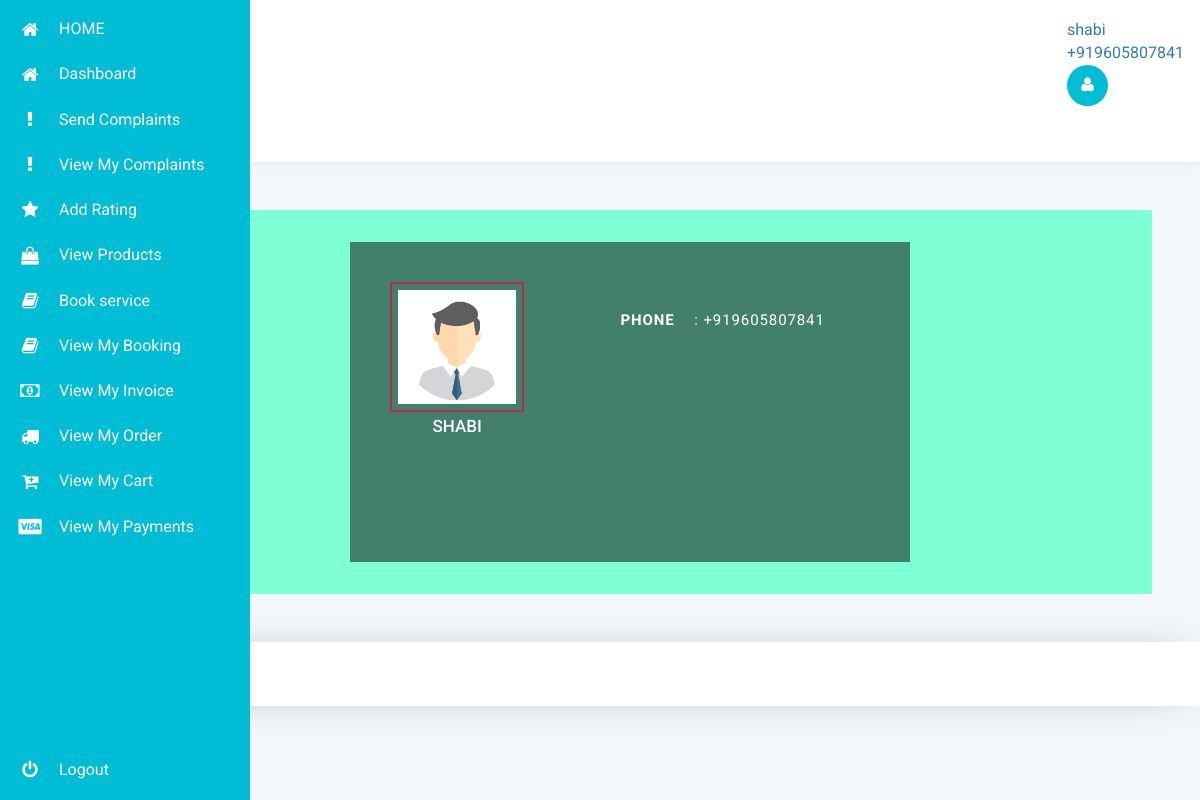
Screenshot of /dashboard (signed in) with the database file from the repository.
### account/models.py (models this page shows, shortened)
class Register(models.Model):
    user=models.OneToOneField(User,on_delete=models.CASCADE)
    phone=PhoneNumberField()

### account/views.py (the view)
# urls.py: path('dashboard',views.dashboard,name='dashboard'),
def dashboard(request):
    try:
        profile=Register.objects.get(user=request.user)
        return render(request,'dashboard.html',{'profile':profile})
    except:
        return render(request,'dashboard.html')

### account/templates/dashboard.html (shortened to what this page needs)
<!DOCTYPE html>
<head>
<link href="static/css2/style.css" rel='stylesheet' type='text/css'/>
	<link href="static/css2/popuo-box.css" rel="stylesheet" type="text/css" media="all" />
<link rel="stylesheet" href="static/css3/bootstrap.css">
<link href="static/css3/style.css" rel='stylesheet' type='text/css' />
<link rel="stylesheet" href="static/css3/font.css" type="text/css"/>
<link href="static/css3/font-awesome.css" rel="stylesheet">
<link rel="stylesheet" href="static/css3/morris.css">
</head>
<body class="dashboard-page">
	<nav class="main-menu">
		<ul>
            <li>
				<a href="{% url 'index' %}">
					<i class="fa fa-home nav_icon"></i>
					<span class="nav-text">
					HOME
					</span>
				</a>
			</li>
			<li>
				<a href="{% url 'dashboard' %}">
					<i class="fa fa-home nav_icon"></i>
					<span class="nav-text">
					Dashboard
					</span>
				</a>
			</li>
            {%  if user.is_superuser %}
			<li>
				<a href="{% url 'admin:index' %}">
					<i class="fa fa-user nav-icon"></i>
					<span class="nav-text">
						Admin
					</span>
				</a>
			</li>
			<li>
				<a href="{% url 'make_invoice' %}">
					<i class="fa fa-money nav-icon"></i>
					<span class="nav-text">
					Make Invoice
					</span>
				</a>
			</li>
			<li>
				<a href="{% url 'recieved_booking' %}">
					<i class="fa fa-get-pocket nav-icon"></i>
					<span class="nav-text">
					Received Item
					</span>
				</a>
			</li>
			<li>
				<a href="{% url 'add_category' %}">
					<i class="fa fa-bars nav-icon"></i>
					<span class="nav-text">
					Add Products Category
					</span>
				</a>
			</li>
			<li>
				<a href="{% url 'category_list' %}">
					<i class="fa fa-eye nav-icon"></i>
					<span class="nav-text">
					View Products Category
					</span>
				</a>
			</li>
			<li>
				<a href="{% url 'product_create' %}">
					<i class="fa fa-plus nav-icon"></i>
					<span class="nav-text">
					Add Products
					</span>
				</a>
			</li>
			<li>
				<a href="{% url 'product_list1' %}">
					<i class="fa fa-eye nav-icon"></i>
					<span class="nav-text">
					View Products
					</span>
				</a>
			</li>
			<li>
				<a href="{% url 'payment:allpayment' %}">
					<i class="fa fa-paypal nav-icon" aria-hidden="true"></i>
					<span class="nav-text">
					View Payments
					</span>
				</a>
			</li>
			<li>
				<a href="{% url 'all_complaint' %}">
					<i class="fa fa-exclamation-circle nav-icon" aria-hidden="true"></i>
					<span class="nav-text">
					View Complaints
					</span>
				</a>
			</li>
            <li>
				<a href="{% url 'all_booking' %}">
					<i class="fa fa-book nav-icon" aria-hidden="true"></i>
					<span class="nav-text">
					View Bookings
					</span>
				</a>
			</li>
            <li>
				<a href="{% url 'add_rating' %}">
					<i class="fa fa-star nav-icon" aria-hidden="true"></i>
					<span class="nav-text">
					View Ratings
					</span>
				</a>
			</li>
			{% else %}
            <li>
				<a href="{% url 'send_complaint' %}">
					<i class="fa fa-exclamation nav-icon"></i>
					<span class="nav-text">
					Send Complaints
					</span>
				</a>
			</li>
            <li>
				<a href="{% url 'my_complint' %}">
					<i class="fa fa-exclamation nav-icon"></i>
					<span class="nav-text">
					View My Complaints
					</span>
				</a>
			</li>
            <li>
				<a href="{% url 'add_rating' %}">
					<i class="fa fa-star nav-icon"></i>
					<span class="nav-text">
					Add Rating
					</span>
				</a>
			</li>
            <li>
				<a href="{% url 'product' %}">
					<i class="fa fa-shopping-bag nav-icon"></i>
					<span class="nav-text">
					View Products
					</span>
				</a>
			</li>
            <li>
				<a href="{% url 'book_service' %}">
					<i class="fa fa-book nav-icon"></i>
					<span class="nav-text">
					Book service
					</span>
				</a>
			</li>
            <li>
				<a href="{% url 'my_booking' %}">
					<i class="fa fa-book nav-icon"></i>
					<span class="nav-text">
					View My Booking
					</span>
				</a>
			</li>
			<li>
				<a href="{% url 'my_invoices' %}">
					<i class="fa fa-money nav-icon"></i>
					<span class="nav-text">
					View My Invoice
					</span>
				</a>
			</li>
            <li>
				<a href="{% url 'orders:neworder' %}">
					<i class="fa fa-truck nav-icon"></i>
					<span class="nav-text">
					View My Order
					</span>
				</a>
			</li>
            <li>
				<a href="{% url 'cart:cart_detail' %}">
					<i class="fa fa-cart-plus nav-icon"></i>
					<span class="nav-text">
					View My Cart
					</span>
				</a>
			</li>
			<li>
				<a href="{% url 'payment:userpayment' %}">
					<i class="fa fa-cc-visa nav-icon"></i>
					<span class="nav-text">
					View My Payments
					</span>
				</a>
			</li>
            {% endif %}
		</ul>
		<ul class="logout">
			<li>
			<a href="{% url 'user_logout' %}">
			<i class="icon-off nav-icon"></i>
			<span class="nav-text">
			Logout
			</span>
			</a>
			</li>
		</ul>
	</nav>
	<section class="wrapper scrollable">
		<nav class="user-menu">
		</nav>
		<section class="title-bar">
			<div class="logo">
				<h1><a href="{% url 'dashboard' %}"><img src="static/images3/logo.png" alt="" />Laptop Service</a></h1>
			</div>
			<div class="header-right">
				<div class="profile_details_left">
					<div class="profile_details">
						<ul>
							<li class="dropdown profile_details_drop">
								<a href="#" class="dropdown-toggle" data-toggle="dropdown" aria-expanded="false">
									{{profile.user.username}} <br>
										{{profile.phone}}
									<div class="profile_img">
										<span class="prfil-img"><i class="fa fa-user" aria-hidden="true"></i></span>
										<div class="clearfix"></div>
									</div>
								</a>
							</li>
						</ul>
					</div>
					<div class="clearfix"> </div>
				</div>
			</div>
			<div class="clearfix"> </div>
		</section>
		<div class="main-grid">
			<div style="background-color: aquamarine;padding-left: 2em;padding-right: 2em;padding-top: 2em;padding-bottom: 2em;">
				{% block content %}
				<div class="main-agileits" style="width: 35em;height: 20em;">
					<div class="right-wthree">
							<img src="static/images2/3.png" alt="image" />
							<h2>{{profile.user.username}}</h2>
						</div>
						<div class="left-w3ls">
						<ul class="address">
																<li>
																	<ul class="address-text">
																		<li><b>PHONE </b></li>
																		<li>: {{profile.phone}}</li>
																	</ul>
																</li>
															</ul>
						</div>
					</div>
                {% endblock %}
            </div>
		</div>
		<div class="footer">
		</div>
	</section>
</body>
</html>

### account/static/css2/style.css (style rules this page uses)
html,body,div,span,applet,object,iframe,h1,h2,h3,h4,h5,h6,p,blockquote,pre,a,abbr,acronym,address,big,cite,code,del,dfn,em,img,ins,kbd,q,s,samp,small,strike,strong,sub,sup,tt,var,b,u,i,dl,dt,dd,ol,nav ul,nav li,fieldset,form,label,legend,table,caption,tbody,tfoot,thead,tr,th,td,article,aside,canvas,details,embed,figure,figcaption,footer,header,hgroup,menu,nav,output,ruby,section,summary,time,mark,audio,video { margin:0;padding:0;border:0;font-size:100%;font:inherit;vertical-align:baseline; }
article, aside, details, figcaption, figure,footer, header, hgroup, menu, nav, section { display: block; }
ol,ul { list-style:none;margin:0px;padding:0px; }
a { text-decoration:none; }
img { max-width:100%; }
body { font-family: 'Roboto Condensed', sans-serif; background: url(../images/bg40.jpg)no-repeat 0px 0px; background-size: cover; background-position:center; background-attachment:fixed; }
h1,h2 { font-family: 'Montserrat', sans-serif; }
h1 { color: #fff; font-size: 40px; margin: 110px 0px 70px; letter-spacing: 4px; word-spacing: 13px; text-transform: uppercase; text-align: center; }
.main-agileits { background: rgba(12, 12, 12, 0.52); width: 37%; padding: 50px 45px; margin: 0 auto; }
.right-wthree { float: left; text-align: center; width: 29%; }
.right-wthree h2 { color: #fbfcfd; font-size: 18px; margin: 5px 0; text-transform: uppercase; }
.left-w3ls { float: right; margin-top: 8px; width: 52%; }
ul.address { margin-bottom: 2em; }
ul.address li { display: block; }
ul li b { font-weight: bold; }
ul.address li ul.address-text li:nth-child(1) { width: 28%; }
ul.address li ul.address-text li { display: inline-block; color: #fffdfd; margin-top: 1em; font-weight:400; font-size: 16px; letter-spacing: 0.9px; }
.right-wthree img { border: 2px solid #bb2849; padding: 6px; }
@media (max-width:1440px) { h1 { font-size: 39px; margin: 60px 0px 45px; } }
@media (max-width:1440px) { .right-wthree { width: 29%; } }
@media (max-width:1440px) { .main-agileits { padding: 45px 40px; } }
@media (max-width:1440px) { .main-agileits { width: 42%; } }
@media (max-width:1366px) { h1 { font-size: 34px; margin: 55px 0px 40px; } }
@media (max-width:1366px) { .right-wthree { width: 30%; } }
@media (max-width:1366px) { .left-w3ls { width: 50%; } }
@media (max-width:1280px) { .right-wthree { width: 28%; } }
@media (max-width:1280px) { .main-agileits { width: 46%; padding: 40px 40px; } }
@media (max-width:1280px) { .left-w3ls { width: 52%; margin-top: 10px; } }
@media (max-width:1280px) { ul.address li ul.address-text li { margin-top: 1.2em; font-size: 15px; } }
@media (max-width:1280px) { .right-wthree h2 { font-size: 17px; } }
@media (max-width:1280px) { h1 { margin: 60px 0px 44px; } }

### rows the page displays
Register: user.username "shabi", phone "+919605807841", user.username "SHABI"
